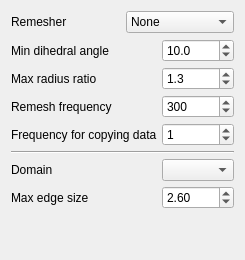
              <widget class="QWidget" name="tab_6">
               <attribute name="title">
                <string>Remesher</string>
               </attribute>
               <layout class="QGridLayout" name="gridLayout_23">
                <item row="0" column="0">
                 <layout class="QGridLayout" name="gridLayout_24">
                  <item row="0" column="0">
                   <widget class="QLabel" name="label_28">
                    <property name="text">
                     <string>Remesher</string>
                    </property>
                   </widget>
                  </item>
                  <item row="0" column="1">
                   <widget class="QComboBox" name="comboBoxRemesher">
                    <property name="enabled">
                     <bool>true</bool>
                    </property>
                    <item>
                     <property name="text">
                      <string>None</string>
                     </property>
                    </item>
                    <item>
                     <property name="text">
                      <string>Tetgen</string>
                     </property>
                    </item>
                   </widget>
                  </item>
                 </layout>
                </item>
                <item row="1" column="0">
                 <widget class="QWidget" name="widgetRemesher" native="true">
                  <layout class="QGridLayout" name="gridLayout_21">
                   <property name="leftMargin">
                    <number>0</number>
                   </property>
                   <property name="topMargin">
                    <number>0</number>
                   </property>
                   <property name="rightMargin">
                    <number>0</number>
                   </property>
                   <property name="bottomMargin">
                    <number>0</number>
                   </property>
                   <property name="spacing">
                    <number>5</number>
                   </property>
                   <item row="4" column="0">
                    <widget class="QLabel" name="label_32">
                     <property name="text">
                      <string>Frequency for copying data</string>
                     </property>
                    </widget>
                   </item>
                   <item row="1" column="1">
                    <widget class="QDoubleSpinBox" name="dsbMinAngle">
                     <property name="decimals">
                      <number>1</number>
                     </property>
                     <property name="maximum">
                      <double>180.000000000000000</double>
                     </property>
                     <property name="singleStep">
                      <double>10.000000000000000</double>
                     </property>
                     <property name="value">
                      <double>10.000000000000000</double>
                     </property>
                    </widget>
                   </item>
                   <item row="3" column="0">
                    <widget class="QLabel" name="label_31">
                     <property name="text">
                      <string>Remesh frequency</string>
                     </property>
                    </widget>
                   </item>
                   <item row="2" column="0">
                    <widget class="QLabel" name="label_30">
                     <property name="text">
                      <string>Max radius ratio</string>
                     </property>
                    </widget>
                   </item>
                   <item row="6" column="0">
                    <widget class="QLabel" name="label_33">
                     <property name="text">
                      <string>Domain</string>
                     </property>
                    </widget>
                   </item>
                   <item row="2" column="1">
                    <widget class="QDoubleSpinBox" name="dsbRadiusRatio">
                     <property name="decimals">
                      <number>1</number>
                     </property>
                     <property name="singleStep">
                      <double>0.100000000000000</double>
                     </property>
                     <property name="value">
                      <double>1.300000000000000</double>
                     </property>
                    </widget>
                   </item>
                   <item row="1" column="0">
                    <widget class="QLabel" name="label_29">
                     <property name="text">
                      <string>Min dihedral angle</string>
                     </property>
                    </widget>
                   </item>
                   <item row="4" column="1">
                    <widget class="QSpinBox" name="sbCopyFrequency">
                     <property name="maximum">
                      <number>200</number>
                     </property>
                     <property name="singleStep">
                      <number>10</number>
                     </property>
                     <property name="value">
                      <number>1</number>
                     </property>
                    </widget>
                   </item>
                   <item row="3" column="1">
                    <widget class="QSpinBox" name="sbRemeshFrequency">
                     <property name="maximum">
                      <number>2000</number>
                     </property>
                     <property name="singleStep">
                      <number>100</number>
                     </property>
                     <property name="value">
                      <number>300</number>
                     </property>
                    </widget>
                   </item>
                   <item row="5" column="0" colspan="2">
                    <widget class="Line" name="line_3">
                     <property name="orientation">
                      <enum>Qt::Orientation::Horizontal</enum>
                     </property>
                    </widget>
                   </item>
                   <item row="6" column="1">
                    <widget class="QComboBox" name="comboBoxDomain2"/>
                   </item>
                   <item row="7" column="0">
                    <widget class="QLabel" name="label_34">
                     <property name="text">
                      <string>Max edge size</string>
                     </property>
                    </widget>
                   </item>
                   <item row="7" column="1">
                    <widget class="QDoubleSpinBox" name="dsbEdgeSize">
                     <property name="value">
                      <double>2.600000000000000</double>
                     </property>
                    </widget>
                   </item>
                  </layout>
                 </widget>
                </item>
                <item row="2" column="0">
                 <spacer name="verticalSpacer_14">
                  <property name="orientation">
                   <enum>Qt::Orientation::Vertical</enum>
                  </property>
                  <property name="sizeHint" stdset="0">
                   <size>
                    <width>20</width>
                    <height>40</height>
                   </size>
                  </property>
                 </spacer>
                </item>
               </layout>
              </widget>
